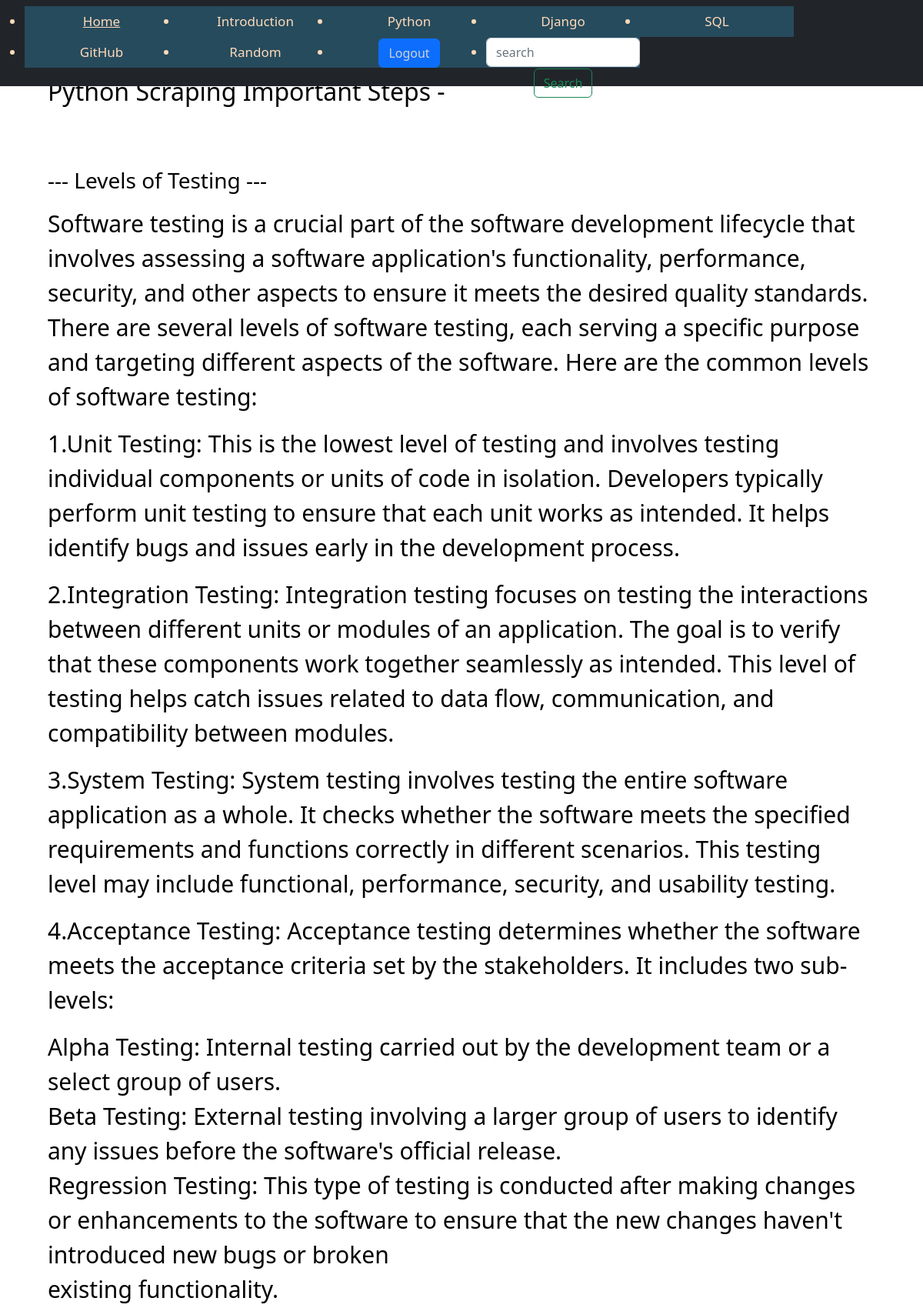
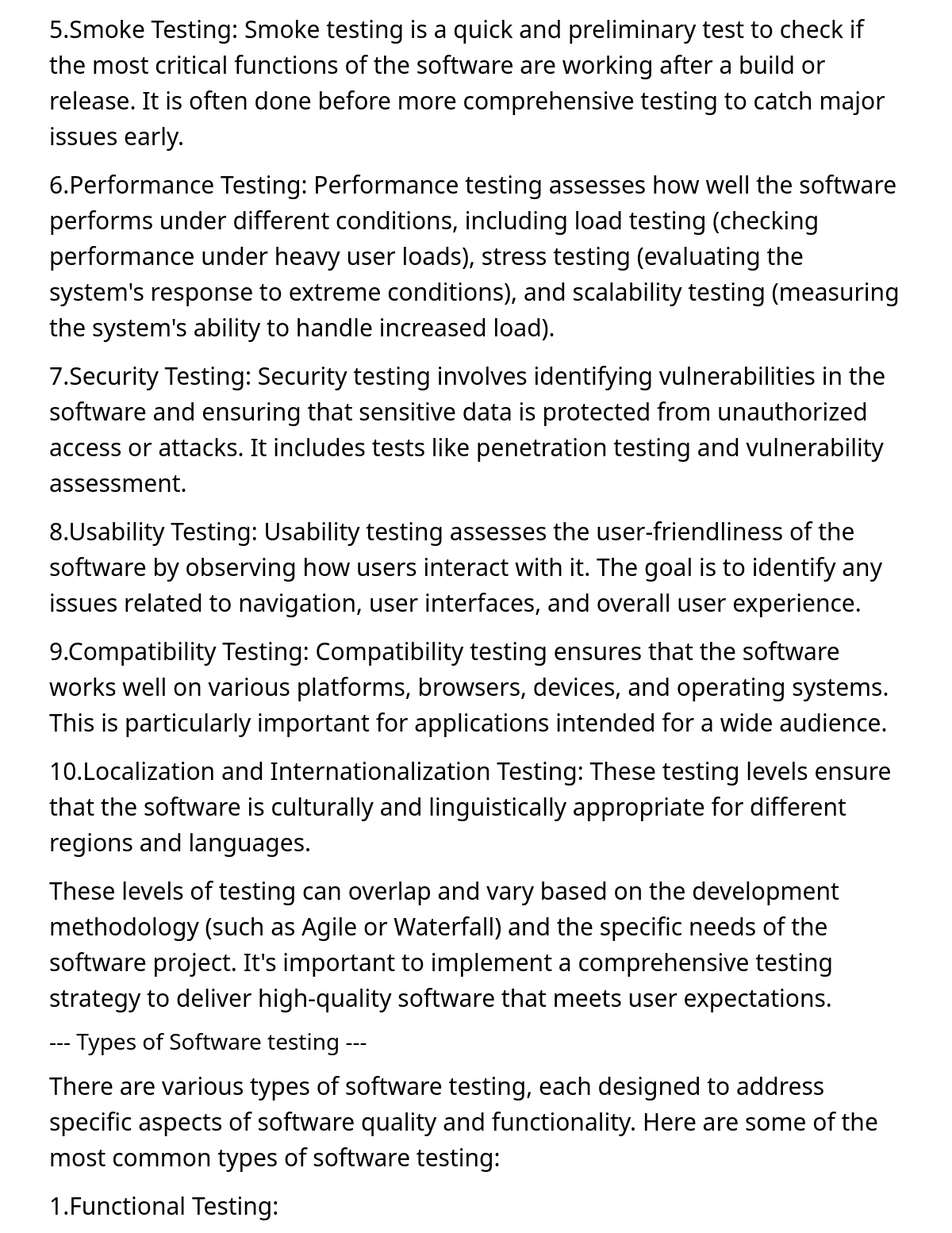
Screenshot of /testing/ (upper part) with the database file from the repository (2 pictures, top to bottom).
### main/models.py (models this page shows)
class InterviewQuestions(models.Model):
    interview_question_type = models.ForeignKey(InterviewQuestionType, on_delete=models.CASCADE)
    question = models.TextField(max_length=255, blank=True)
    img = models.ImageField(upload_to="productImages", blank=True)
    answer = models.TextField()

### main/views.py (the view)
# urls.py: path('testing/', testing, name='testing'),
def testing(request):
    meaning = InterviewQuestions.objects.filter(interview_question_type__type__icontains="testing")
    return render(request, 'main/testing.html', {"meaning": meaning})

### main/templates/main/testing.html (shortened to what this page needs)
<!doctype html>
<html lang="en">
<head>
</head>
<body>
{% include 'main/nav.html' %}
 <div class="container">
  <div class="right-section">
     <h2 style="margin-bottom: 80px">Python Scraping Important Steps -</h2>
      {% for quest in meaning %}
     <h3>--- {{ quest.question }} ---</h3>
     <p>{% if quest.img %} <img src="{{ quest.img.url }}" alt=""> {% endif %}{{ quest.answer|linebreaks }}</p>
      {% endfor %}
  </div>
</div>
</body>
</html>

### main/templates/main/testing.html (style rules this page uses)
.container { display: flex; width: 100%; height: 100%; }
.right-section { font-size: 30px; padding-left: 20px; padding-right: 20px; padding-top: 100px; color: black; }

### rows the page displays
InterviewQuestions: question "Levels of Testing", answer "Software testing is a crucial part of the software development lifecycle that involves assessing a software application's functionality, performance, security, and other aspects to ensure it meets the desired quality standards. There are several levels of software testing, each serving a specific purpose and targeting different aspects of the software. Here are the common levels of software testing: 1.Unit Testing: This is the lowest level of testing and involves testing individual components or units of code in isolation. Developers typically perform unit testing to ensure that each unit works as intended. It helps identify bugs and issues early in the development process. 2.Integration…"
InterviewQuestions: question "Types of Software testing", answer "There are various types of software testing, each designed to address specific aspects of software quality and functionality. Here are some of the most common types of software testing: 1.Functional Testing:"
